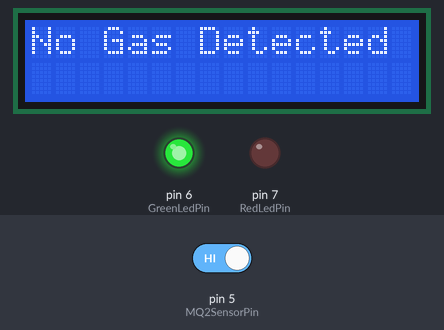
A sketch run on a simulated Arduino Uno, built with avr-gcc and run on an emulated ATmega328P. Shown: 16×2 character LCD, output pins drawn as LEDs (lit = HIGH). The inputs (shaded band) are chosen by the test bench; at power-on: pin 5 (MQ2SensorPin) HIGH. What the sketch prints to the serial monitor is not drawn.

Above: at 1.2 s.
1.3 s: pin 5 (MQ2SensorPin) driven LOW
At 2.8 s:
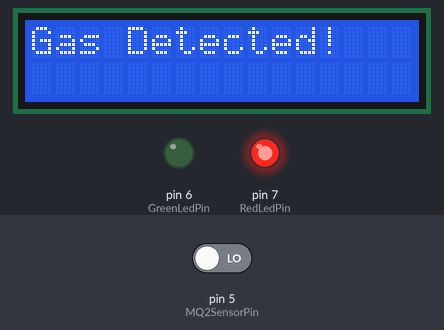
3.6 s: pin 5 (MQ2SensorPin) driven HIGH
At 5.5 s:
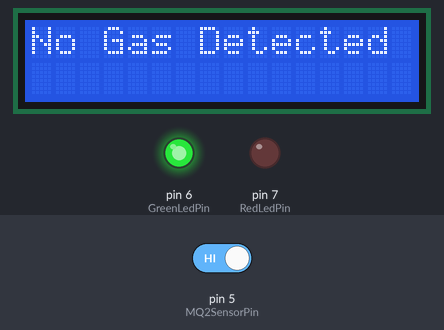
Timing chart, 0 to 7.0 s (numbered marks = the images above; inputs shaded):
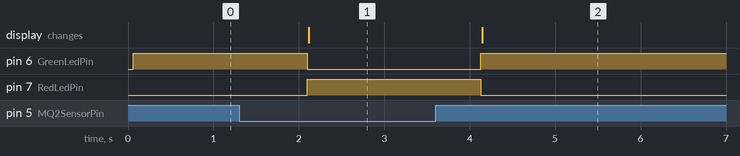

The sketch:

Gas_Leakage_Detection.ino
```cpp
#include <LiquidCrystal_I2C.h>
#include <Wire.h> //For I2C Communication

int GreenLedPin = 6;
int RedLedPin = 7;
int MQ2SensorPin = 5;   //Digital Pin

const int i2cAddress = 0x27; // Address of LCD module
const int lcdColumns = 16; //LCD columns
const int lcdRows = 2; //LCD row

//LCD object with the I2C address, number of columns, and number of rows
LiquidCrystal_I2C lcd(i2cAddress, lcdColumns, lcdRows);

void setup() {
  lcd.init();
  lcd.backlight();
  pinMode(GreenLedPin, OUTPUT);
  pinMode(RedLedPin, OUTPUT);
  pinMode(MQ2SensorPin, INPUT);
  Serial.begin(9600); // Initialize serial communication
}

void loop() {
  int sensorValue = digitalRead(MQ2SensorPin);
  if (sensorValue == LOW)
  {
    digitalWrite(RedLedPin, HIGH);
    digitalWrite(GreenLedPin, LOW);
    lcd.clear(); // Clear the LCD screen
    lcd.setCursor(0, 0); // Set cursor to the beginning of the first row
    lcd.print("Gas Detected!"); // Display message on LCD
    Serial.println("Gas Detected!"); // Print message on serial monitor
  }
  else
  {
    digitalWrite(GreenLedPin, HIGH);
    digitalWrite(RedLedPin, LOW);
    lcd.clear(); // Clear the LCD screen
    lcd.setCursor(0, 0); // Set cursor to the beginning of the first row
    lcd.print("No Gas Detected"); // Display message on LCD
    Serial.println("No Gas Detected"); // Print message on serial monitor
  }
  delay(1000);
}
```

Measured:
- after the input at 1.3 s, pin 6 (GreenLedPin): HIGH → LOW after 0.80 s; pin 7 (RedLedPin): LOW → HIGH after 0.80 s; the display: changes after 0.82 s (image 1)
- after the input at 3.6 s, pin 6 (GreenLedPin): LOW → HIGH after 0.53 s; pin 7 (RedLedPin): HIGH → LOW after 0.53 s; the display: changes after 0.55 s (image 2)
